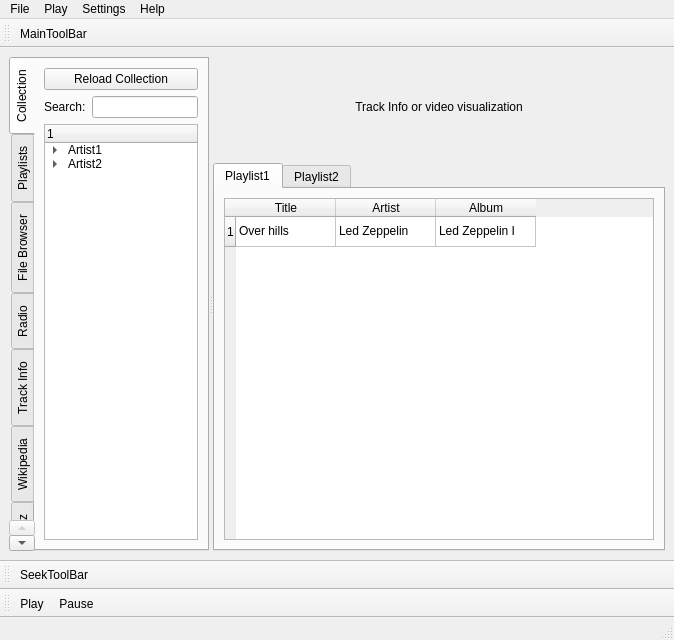
<ui version="4.0" >
 <class>MainWindow</class>
 <widget class="QMainWindow" name="MainWindow" >
  <property name="geometry" >
   <rect>
    <x>0</x>
    <y>0</y>
    <width>674</width>
    <height>640</height>
   </rect>
  </property>
  <property name="windowTitle" >
   <string>QuarkPlayerSketch</string>
  </property>
  <widget class="QWidget" name="centralwidget" >
   <property name="geometry" >
    <rect>
     <x>0</x>
     <y>43</y>
     <width>674</width>
     <height>530</height>
    </rect>
   </property>
   <layout class="QGridLayout" name="gridLayout_7" >
    <item row="0" column="0" >
     <widget class="QSplitter" name="splitter" >
      <property name="orientation" >
       <enum>Qt::Horizontal</enum>
      </property>
      <widget class="QTabWidget" name="tabWidget" >
       <property name="maximumSize" >
        <size>
         <width>200</width>
         <height>16777215</height>
        </size>
       </property>
       <property name="tabPosition" >
        <enum>QTabWidget::West</enum>
       </property>
       <property name="currentIndex" >
        <number>0</number>
       </property>
       <widget class="QWidget" name="tab" >
        <property name="geometry" >
         <rect>
          <x>0</x>
          <y>0</y>
          <width>176</width>
          <height>508</height>
         </rect>
        </property>
        <attribute name="title" >
         <string>Collection</string>
        </attribute>
        <layout class="QGridLayout" name="gridLayout" >
         <item row="0" column="0" colspan="2" >
          <widget class="QPushButton" name="pushButton" >
           <property name="text" >
            <string>Reload Collection</string>
           </property>
          </widget>
         </item>
         <item row="1" column="0" >
          <widget class="QLabel" name="label_6" >
           <property name="text" >
            <string>Search:</string>
           </property>
          </widget>
         </item>
         <item row="1" column="1" >
          <widget class="QLineEdit" name="lineEdit" />
         </item>
         <item row="2" column="0" colspan="2" >
          <widget class="QTreeWidget" name="treeWidget" >
           <column>
            <property name="text" >
             <string/>
            </property>
           </column>
           <item>
            <property name="text" >
             <string>Artist1</string>
            </property>
            <item>
             <property name="text" >
              <string>Album1</string>
             </property>
             <item>
              <property name="text" >
               <string>Track1</string>
              </property>
             </item>
             <item>
              <property name="text" >
               <string>Track2</string>
              </property>
             </item>
             <item>
              <property name="text" >
               <string>Track3</string>
              </property>
             </item>
            </item>
            <item>
             <property name="text" >
              <string>Album2</string>
             </property>
            </item>
           </item>
           <item>
            <property name="text" >
             <string>Artist2</string>
            </property>
            <item>
             <property name="text" >
              <string>Album1</string>
             </property>
            </item>
            <item>
             <property name="text" >
              <string>Album2</string>
             </property>
            </item>
           </item>
          </widget>
         </item>
        </layout>
       </widget>
       <widget class="QWidget" name="tab_7" >
        <property name="geometry" >
         <rect>
          <x>158</x>
          <y>177</y>
          <width>1252</width>
          <height>720</height>
         </rect>
        </property>
        <attribute name="title" >
         <string>Playlists</string>
        </attribute>
       </widget>
       <widget class="QWidget" name="tab_8" >
        <property name="geometry" >
         <rect>
          <x>180</x>
          <y>199</y>
          <width>1252</width>
          <height>720</height>
         </rect>
        </property>
        <attribute name="title" >
         <string>File Browser</string>
        </attribute>
       </widget>
       <widget class="QWidget" name="tab_9" >
        <property name="geometry" >
         <rect>
          <x>202</x>
          <y>221</y>
          <width>1252</width>
          <height>720</height>
         </rect>
        </property>
        <attribute name="title" >
         <string>Radio</string>
        </attribute>
       </widget>
       <widget class="QWidget" name="tab_2" >
        <property name="geometry" >
         <rect>
          <x>4</x>
          <y>23</y>
          <width>176</width>
          <height>508</height>
         </rect>
        </property>
        <attribute name="title" >
         <string>Track Info</string>
        </attribute>
        <layout class="QGridLayout" name="gridLayout_4" >
         <item row="0" column="0" >
          <layout class="QGridLayout" name="gridLayout_3" >
           <item row="0" column="0" >
            <widget class="QLabel" name="label" >
             <property name="text" >
              <string>Album Cover</string>
             </property>
            </widget>
           </item>
           <item row="0" column="1" >
            <layout class="QGridLayout" name="gridLayout_2" >
             <item row="0" column="0" >
              <widget class="QLabel" name="label_2" >
               <property name="text" >
                <string>Track name</string>
               </property>
              </widget>
             </item>
             <item row="1" column="0" >
              <widget class="QLabel" name="label_3" >
               <property name="text" >
                <string>Artist</string>
               </property>
              </widget>
             </item>
             <item row="2" column="0" >
              <widget class="QLabel" name="label_4" >
               <property name="text" >
                <string>Album</string>
               </property>
              </widget>
             </item>
            </layout>
           </item>
          </layout>
         </item>
         <item row="1" column="0" >
          <widget class="QTextEdit" name="textEdit" >
           <property name="html" >
            <string>&lt;!DOCTYPE HTML PUBLIC "-//W3C//DTD HTML 4.0//EN" "http://www.w3.org/TR/REC-html40/strict.dtd">
&lt;html>&lt;head>&lt;meta name="qrichtext" content="1" />&lt;style type="text/css">
p, li { white-space: pre-wrap; }
&lt;/style>&lt;/head>&lt;body style=" font-family:'MS Shell Dlg 2'; font-size:8.25pt; font-weight:400; font-style:normal;">
&lt;p style=" margin-top:0px; margin-bottom:0px; margin-left:0px; margin-right:0px; -qt-block-indent:0; text-indent:0px; font-size:8pt;">Lyrics&lt;/p>&lt;/body>&lt;/html></string>
           </property>
          </widget>
         </item>
        </layout>
       </widget>
       <widget class="QWidget" name="tab_5" >
        <property name="geometry" >
         <rect>
          <x>224</x>
          <y>243</y>
          <width>1252</width>
          <height>720</height>
         </rect>
        </property>
        <attribute name="title" >
         <string>Wikipedia</string>
        </attribute>
       </widget>
       <widget class="QWidget" name="tab_6" >
        <property name="geometry" >
         <rect>
          <x>246</x>
          <y>265</y>
          <width>1252</width>
          <height>720</height>
         </rect>
        </property>
        <attribute name="title" >
         <string>MusicBrainz</string>
        </attribute>
       </widget>
      </widget>
      <widget class="QWidget" name="layoutWidget" >
       <layout class="QGridLayout" name="gridLayout_6" >
        <item row="0" column="0" >
         <widget class="QLabel" name="label_5" >
          <property name="minimumSize" >
           <size>
            <width>0</width>
            <height>100</height>
           </size>
          </property>
          <property name="text" >
           <string>Track Info or video visualization</string>
          </property>
          <property name="alignment" >
           <set>Qt::AlignCenter</set>
          </property>
         </widget>
        </item>
        <item row="1" column="0" >
         <widget class="QTabWidget" name="tabWidget_2" >
          <property name="minimumSize" >
           <size>
            <width>350</width>
            <height>0</height>
           </size>
          </property>
          <property name="currentIndex" >
           <number>0</number>
          </property>
          <widget class="QWidget" name="tab_3" >
           <property name="geometry" >
            <rect>
             <x>0</x>
             <y>0</y>
             <width>446</width>
             <height>380</height>
            </rect>
           </property>
           <attribute name="title" >
            <string>Playlist1</string>
           </attribute>
           <layout class="QGridLayout" name="gridLayout_5" >
            <item row="0" column="0" >
             <widget class="QTableWidget" name="tableWidget" >
              <row/>
              <column>
               <property name="text" >
                <string>Title</string>
               </property>
              </column>
              <column>
               <property name="text" >
                <string>Artist</string>
               </property>
              </column>
              <column>
               <property name="text" >
                <string>Album</string>
               </property>
              </column>
              <item row="0" column="0" >
               <property name="text" >
                <string>Over hills</string>
               </property>
              </item>
              <item row="0" column="1" >
               <property name="text" >
                <string>Led Zeppelin</string>
               </property>
              </item>
              <item row="0" column="2" >
               <property name="text" >
                <string>Led Zeppelin I</string>
               </property>
              </item>
             </widget>
            </item>
           </layout>
          </widget>
          <widget class="QWidget" name="tab_4" >
           <property name="geometry" >
            <rect>
             <x>4</x>
             <y>23</y>
             <width>446</width>
             <height>380</height>
            </rect>
           </property>
           <attribute name="title" >
            <string>Playlist2</string>
           </attribute>
          </widget>
         </widget>
        </item>
       </layout>
      </widget>
     </widget>
    </item>
   </layout>
  </widget>
  <widget class="QMenuBar" name="menubar" >
   <property name="geometry" >
    <rect>
     <x>0</x>
     <y>0</y>
     <width>674</width>
     <height>19</height>
    </rect>
   </property>
   <widget class="QMenu" name="menuFile" >
    <property name="title" >
     <string>File</string>
    </property>
   </widget>
   <widget class="QMenu" name="menuPlay" >
    <property name="title" >
     <string>Play</string>
    </property>
    <addaction name="actionMainToolBar" />
   </widget>
   <widget class="QMenu" name="menuSettings" >
    <property name="title" >
     <string>Settings</string>
    </property>
   </widget>
   <widget class="QMenu" name="menuHelp" >
    <property name="title" >
     <string>Help</string>
    </property>
   </widget>
   <addaction name="menuFile" />
   <addaction name="menuPlay" />
   <addaction name="menuSettings" />
   <addaction name="menuHelp" />
  </widget>
  <widget class="QStatusBar" name="statusbar" >
   <property name="geometry" >
    <rect>
     <x>0</x>
     <y>621</y>
     <width>674</width>
     <height>19</height>
    </rect>
   </property>
  </widget>
  <widget class="QToolBar" name="toolBar" >
   <property name="geometry" >
    <rect>
     <x>0</x>
     <y>597</y>
     <width>674</width>
     <height>24</height>
    </rect>
   </property>
   <property name="windowTitle" >
    <string>toolBar</string>
   </property>
   <attribute name="toolBarArea" >
    <enum>BottomToolBarArea</enum>
   </attribute>
   <attribute name="toolBarBreak" >
    <bool>false</bool>
   </attribute>
   <addaction name="actionPlay" />
   <addaction name="actionPause" />
  </widget>
  <widget class="QToolBar" name="toolBar_2" >
   <property name="geometry" >
    <rect>
     <x>0</x>
     <y>573</y>
     <width>674</width>
     <height>24</height>
    </rect>
   </property>
   <property name="windowTitle" >
    <string>toolBar_2</string>
   </property>
   <attribute name="toolBarArea" >
    <enum>BottomToolBarArea</enum>
   </attribute>
   <attribute name="toolBarBreak" >
    <bool>true</bool>
   </attribute>
   <addaction name="actionSeek" />
  </widget>
  <widget class="QToolBar" name="toolBar_3" >
   <property name="geometry" >
    <rect>
     <x>0</x>
     <y>19</y>
     <width>674</width>
     <height>24</height>
    </rect>
   </property>
   <property name="windowTitle" >
    <string>toolBar_3</string>
   </property>
   <attribute name="toolBarArea" >
    <enum>TopToolBarArea</enum>
   </attribute>
   <attribute name="toolBarBreak" >
    <bool>false</bool>
   </attribute>
   <addaction name="actionMainToolBar" />
  </widget>
  <action name="actionPlay" >
   <property name="text" >
    <string>Play</string>
   </property>
  </action>
  <action name="actionPause" >
   <property name="text" >
    <string>Pause</string>
   </property>
  </action>
  <action name="actionSeek" >
   <property name="text" >
    <string>SeekToolBar</string>
   </property>
  </action>
  <action name="actionMainToolBar" >
   <property name="text" >
    <string>MainToolBar</string>
   </property>
  </action>
 </widget>
 <resources/>
 <connections/>
</ui>
